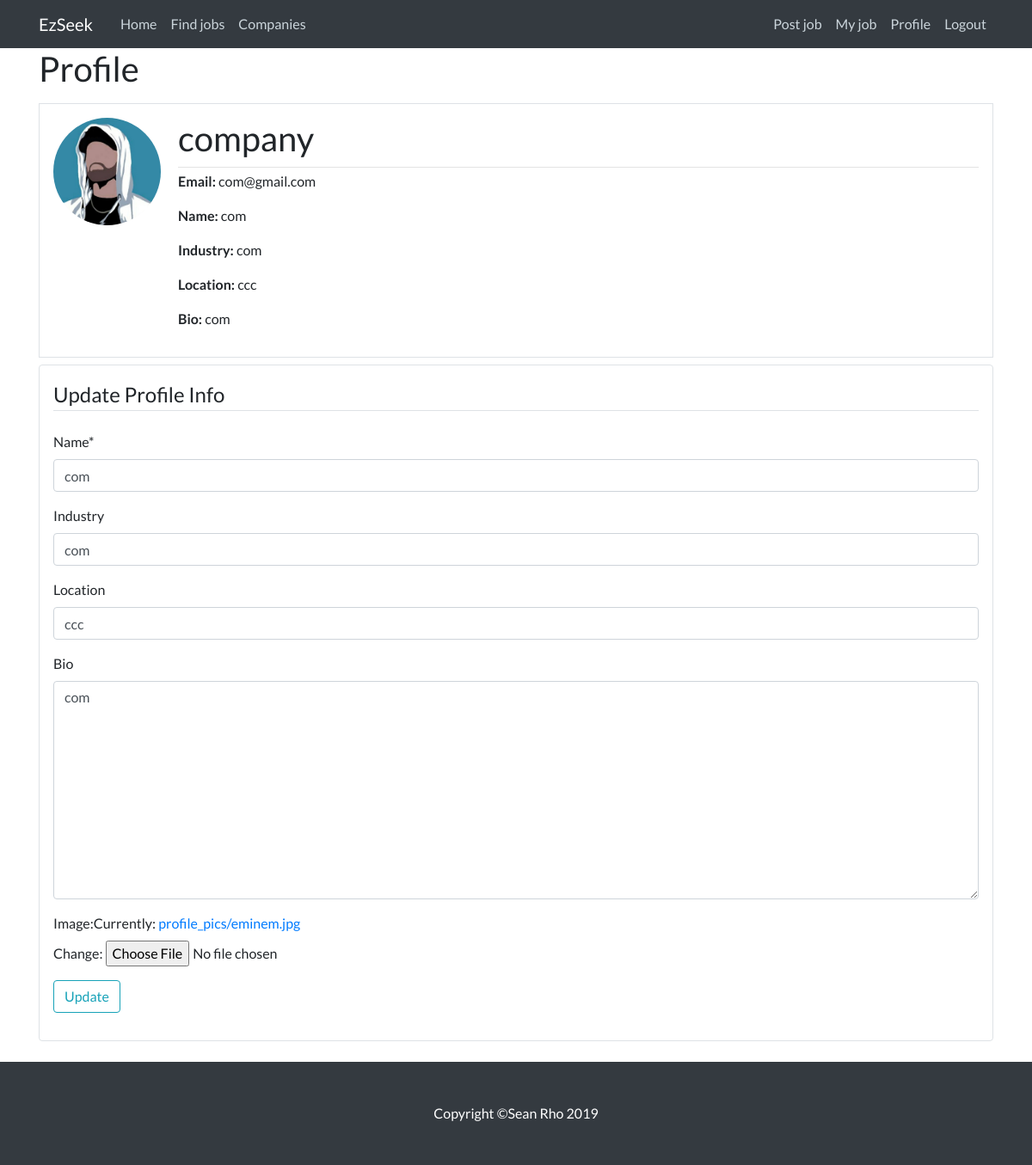
Page /profile/ (signed in) on the committed database.
### RS/models.py (models this page shows, shortened)
class Profile(models.Model):
    user = models.OneToOneField(User, on_delete=models.CASCADE)
    image = models.ImageField(default='default.jpg', upload_to='profile_pics')

class Company(models.Model):
    user = models.OneToOneField(User, on_delete=models.CASCADE) # ONE TO ONE FIELD IS IMPORTANT
    name = models.CharField(max_length=50, default = 'null')
    bio = models.TextField(max_length=500, blank=True)
    location = models.CharField(max_length=30, blank=True)
    industry = models.CharField(max_length=30, blank=True)

### users/views.py (the view)
# urls.py: path('profile/', user_views.profile, name='profile'),
@login_required
def profile(request):
    if request.user.is_authenticated:
        if request.user.first_name == 'i':
            if request.method == 'POST':
                profile = JobSeeker.objects.get(user=request.user)
                u_form = JobseekerUpdateForm(request.POST, instance=profile)
                p_form = ProfileUpdateForm(request.POST,
                                           request.FILES,
                                           instance=request.user.profile)
                if u_form.is_valid() and p_form.is_valid():
                    u_form.save()
                    p_form.save()
                    messages.success(request, 'profile updated')
                    return redirect('profile')
            else:
                profile = JobSeeker.objects.get(user=request.user)
                u_form = JobseekerUpdateForm(instance=profile)
                p_form = ProfileUpdateForm(instance=request.user.profile)
            context = {
                'u_form': u_form,
                'p_form': p_form,
                'jobseeker': profile,
            }
            return render(request, 'profile.html', context)
        else:
            if request.user.first_name == 'c':
                if request.method == 'POST':
                    profile = Company.objects.get(user=request.user)
                    u_form = CompanyUpdateForm(request.POST, instance=profile)
                    p_form = ProfileUpdateForm(request.POST,
                                           request.FILES,
                                           instance=request.user.profile)
                    if u_form.is_valid() and p_form.is_valid():
                        u_form.save()
                        p_form.save()
                        messages.success(request, 'profile updated')
                        return redirect('profile')
                else:
                    profile = Company.objects.get(user=request.user)
                    u_form = CompanyUpdateForm(instance=profile)
                    p_form = ProfileUpdateForm(instance=request.user.profile)
                context = {
                    'u_form': u_form,
                    'p_form': p_form,
                    'company': profile,
                }
                return render(request, 'profile.html', context)

### users/forms.py
class CompanyUpdateForm(forms.ModelForm):
    class Meta:
        model = Company
        fields = ['name', 'industry','location', 'bio']

class ProfileUpdateForm(forms.ModelForm):
    class Meta:
        model = Profile
        fields = ['image']

### RS/templates/profile.html (shortened to what this page needs)
{% extends "base.html" %}
{% load crispy_forms_tags %}
{% block content %}
    <h1 class="mb-3">Profile </h1>
    {% if user.is_authenticated %}
    {% ifequal user.first_name "c" %}
    {% if company %}
    <div>
     <div class="media border p-3 mb-2">
      <img class="rounded-circle account-img" src="{{ user.profile.image.url }}">
       <div class="card h-100 w-100 border-0">
        <div class="article-metadata">
        <h2 class="account-heading">{{ user.username }}</h2>
        </div>
          <p class="article-content"><b class="font-weight-bold">Email: </b>{{ user.email }}</p>
          <p class="article-content"><b class="font-weight-bold">Name: </b>{{ company.name }}</p>
          <p class="article-content"><b class="font-weight-bold">Industry: </b>{{ company.industry }}</p>
          <p class="article-content"><b class="font-weight-bold">Location: </b>{{ company.location }}</p>
          <p class="article-content"><b class="font-weight-bold">Bio: </b>{{ company.bio }}</p>
       </div>
     </div>
    </div>
      {% endif %}
      <div class="card border p-3 mb-4">
      <form method="POST" enctype="multipart/form-data">
        <fieldset class="form-group">
         <legend class="border-bottom mb-4">Update Profile Info</legend>
          {{ u_form|crispy }}
          {{ p_form }}
        </fieldset>
         <div class="form-group">
          <button class="btn btn-outline-info" type="submit">Update</button>
         </div>
      </form>
      </div>
    {% endifequal %}
    {% endif %}
{% endblock content %}

### RS/static/main.css (style rules this page uses)
html { height: 100%; }
body { font-family: 'Lato', 'Helvetica Neue', Helvetica, Arial, sans-serif; padding-top: 56px; min-height: 100%; display: flex; flex-direction: column; }
h1, h2, h3, h4, h5, h6 { font-family: 'Lato', 'Helvetica Neue', Helvetica, Arial, sans-serif; }
.article-content { white-space: pre-line; }
.article-metadata { padding-bottom: 1px; margin-bottom: 4px; border-bottom: 1px solid #e3e3e3 }
.account-img { height: 125px; width: 125px; margin-right: 20px; margin-bottom: 16px; }
.account-heading { font-size: 2.5rem; }

### rows in the picture
Company: name "com", industry "com", location "ccc", bio "com"

### other values in the picture
{{ user.username }} "company"
{{ user.email }} "com@gmail.com"
